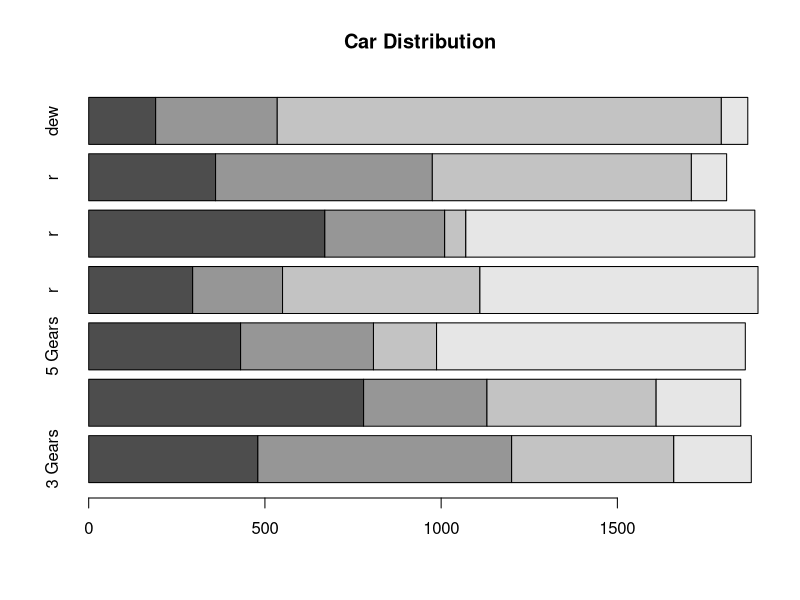

R code for this plot:
#Use Case Number 1: Cross reference this GaP database with SRA
      #Find what GaP studies exist in terms of their data types categorized in SRA

#Make a graph like this, this one has fake data:
test <-dat <- read.table(text = "A   B   C   D   E   F    G
 1 480 780 431 295 670 360  190
 2 720 350 377 255 340 615  345
 3 460 480 179 560  60 735 1260
 4 220 240 876 789 820 100   75", header = TRUE)
barplot(as.matrix(test), main="Car Distribution",horiz=TRUE,
           names.arg=c("3 Gears", "4 Gears", "5 Gears", "r","r","r","dew"))
